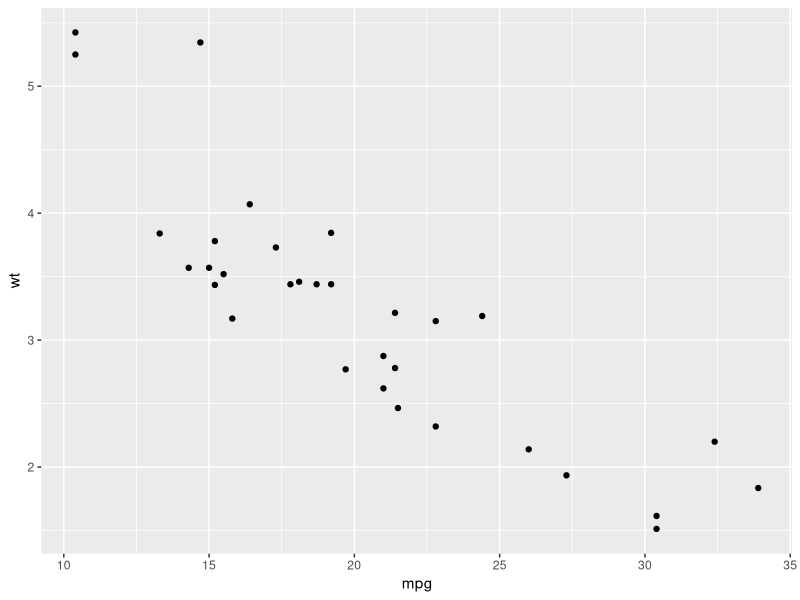
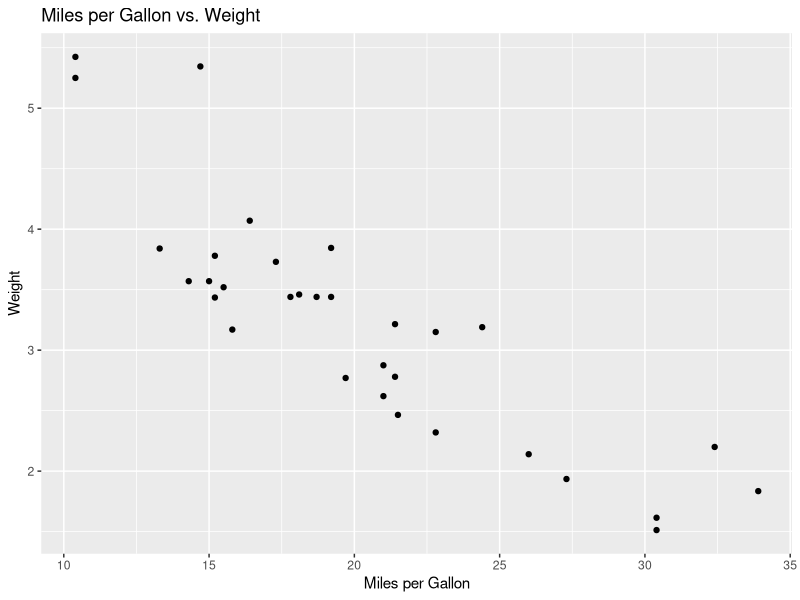
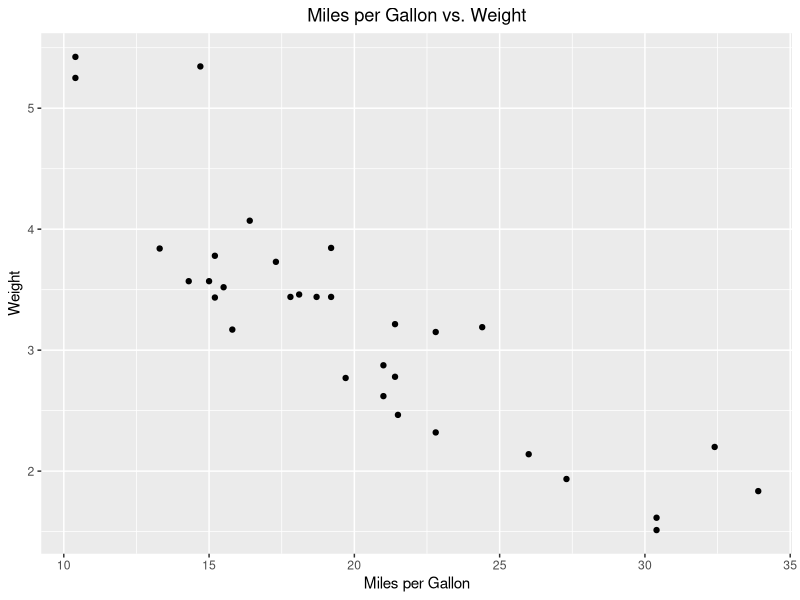
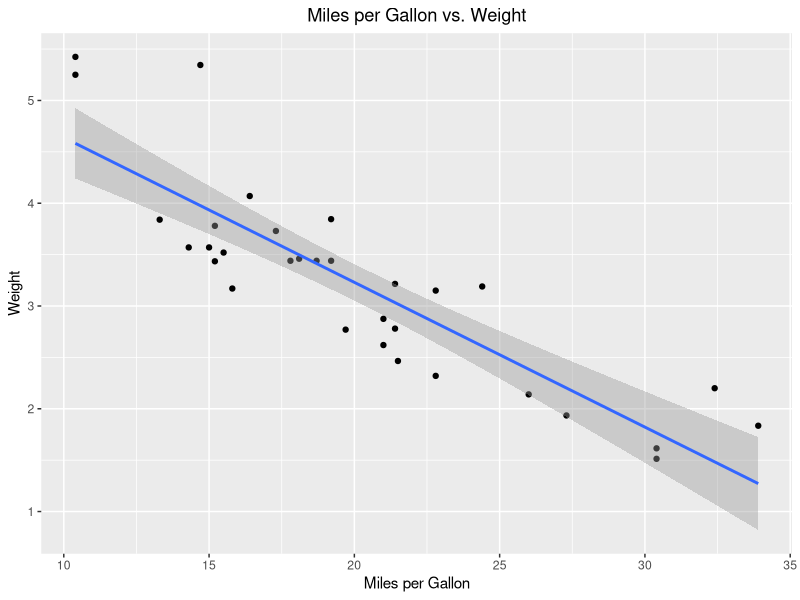
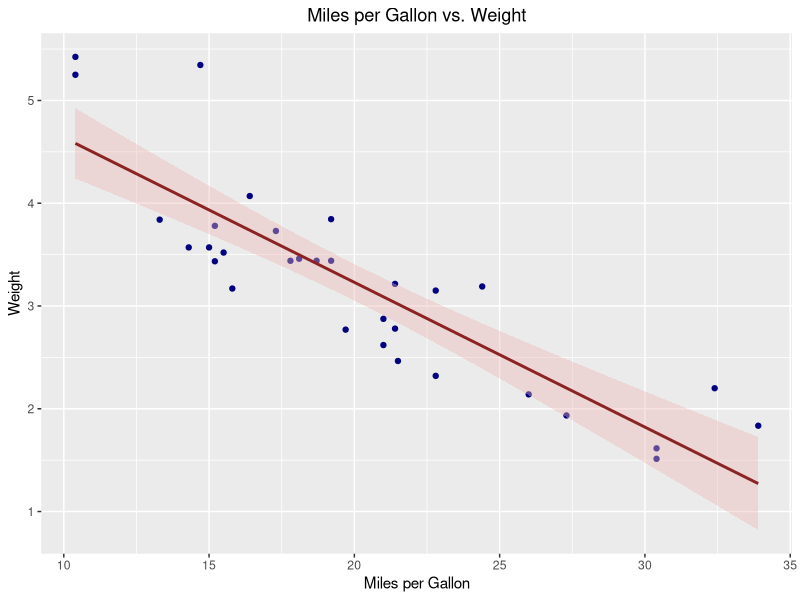

These charts were generated, in order, by the following R code:
## ---- chunk 1
library('ggplot2')
## ---- chunk 2
ggplot(mtcars, aes(x=mpg, y=wt))+geom_point()
## ---- chunk 3
ggplot(mtcars, aes(x=mpg, y=wt))+geom_point()+ggtitle('Miles per Gallon vs. Weight')+ labs(x='Miles per Gallon', y='Weight')
## ---- chunk 4
ggplot(mtcars, aes(x=mpg, y=wt))+geom_point()+ggtitle('Miles per Gallon vs. Weight')+ labs(x='Miles per Gallon', y='Weight')+theme(plot.title=element_text(hjust=0.5))
## ---- chunk 5
ggplot(mtcars, aes(x=mpg, y=wt))+geom_point()+ggtitle('Miles per Gallon vs. Weight')+ labs(x='Miles per Gallon', y='Weight')+theme(plot.title=element_text(hjust=0.5))+geom_smooth(method=lm)
## ---- chunk 6
ggplot(mtcars, aes(x=mpg, y=wt))+geom_point(color = 'navyblue')+ggtitle('Miles per Gallon vs. Weight')+ labs(x='Miles per Gallon', y='Weight')+theme(plot.title=element_text(hjust=0.5))+geom_smooth(method=lm, color='brown4', fill='rosybrown2')
